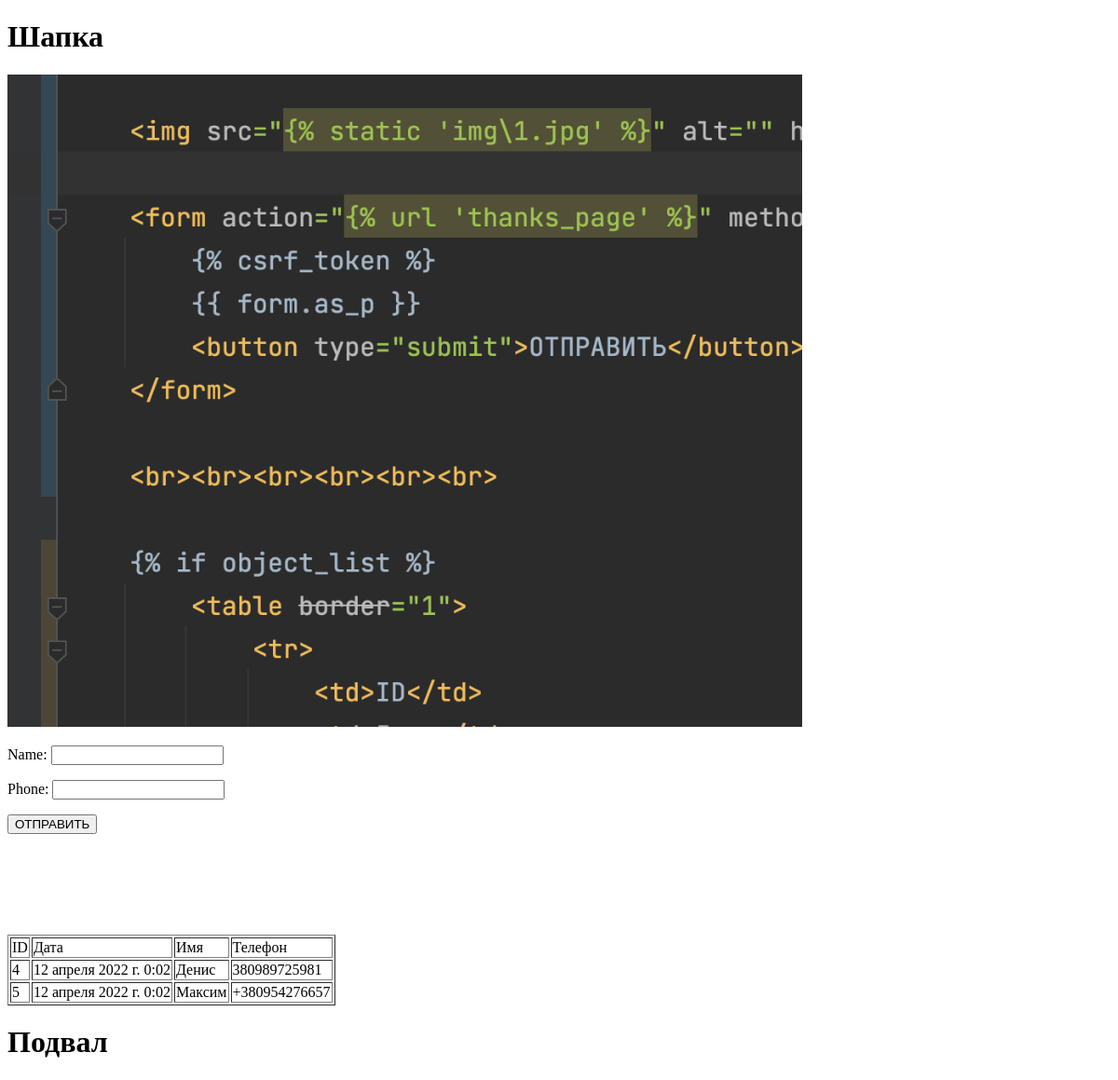
Before: / with the older database file.
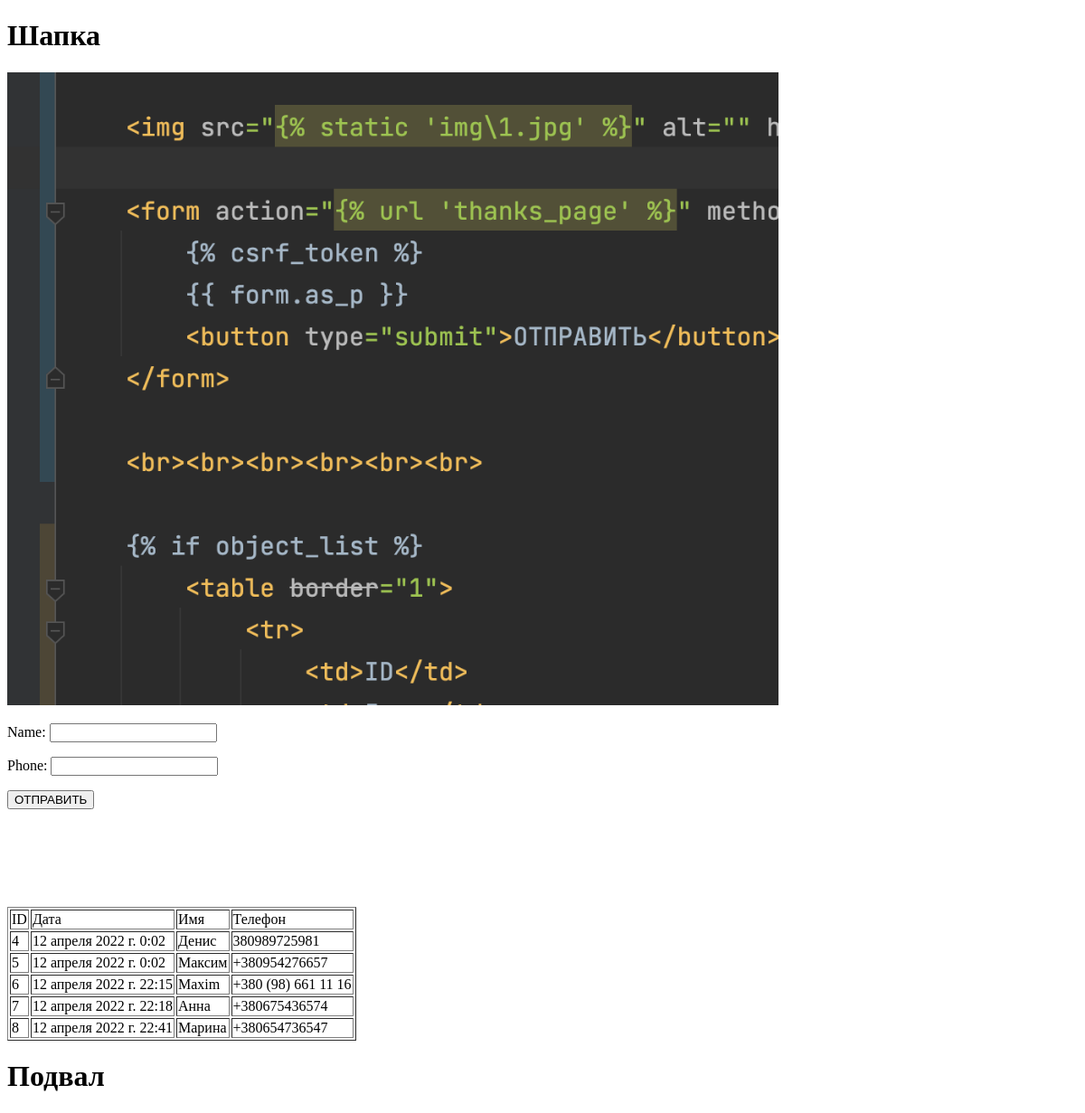
After: the same page with the newer database file.
### crm/models.py (models this page shows, shortened)
class Order(models.Model):
    order_dt = models.DateTimeField(auto_now=True)
    order_name = models.CharField(max_length=255, verbose_name="Имя")
    order_phone = models.CharField(max_length=255, verbose_name="Телефон")
    class Meta:
        verbose_name = "Заказ"
        verbose_name_plural = "Заказы"

### crm/views.py (the view)
# urls.py: path('', views.first_page),
def first_page(request):
    object_list = Order.objects.all()
    form = OrderForm()
    return render(request, 'index.html', { "object_list": object_list,
                                           'form': form})

### crm/forms.py
class OrderForm(forms.Form):
    name = forms.CharField(max_length=255, required=False)
    phone = forms.CharField(max_length=255)

### templates/index.html (shortened to what this page needs)
{% extends 'base.html' %}
{% load static %}
{% block content %}
    <img src="{% static 'img\1.png' %}" alt="" height="700">
    <form action="{% url 'thanks_page' %}" method="POST">
        {{ form.as_p }}
        <button type="submit">ОТПРАВИТЬ</button>
    </form>
    <br><br><br><br><br><br>
    {% if object_list %}
        <table border="1">
            <tr>
                <td>ID</td>
                <td>Дата</td>
                <td>Имя</td>
                <td>Телефон</td>
            </tr>
            {% for obj in object_list %}
                <tr>
                    <td>{{ obj.id }}</td>
                    <td>{{ obj.order_dt }}</td>
                    <td>{{ obj.order_name }}</td>
                    <td>{{ obj.order_phone }}</td>
                </tr>
            {% endfor %}
        </table>
        {% else %}
        <p>Данные отсутствуют</p>
    {% endif %}
{% endblock %}

### templates/base.html (shortened to what this page needs)
{% load static %}
<!DOCTYPE html>
<html lang="en">
<head>
    <link rel="stylesheet" href="{% static 'style.css' %}">
</head>
<body>
<h1>Шапка</h1>
{% block content %}
{% endblock %}
<h1>Подвал</h1>
</body>
</html>

Changed rows visible on the page:
added Order: id "6", order_dt "12 апреля 2022 г. 22:15", order_name "Maxim", order_phone "+380 (98) 661 11 16"
added Order: id "7", order_dt "12 апреля 2022 г. 22:18", order_name "Анна", order_phone "+380675436574"
added Order: id "8", order_dt "12 апреля 2022 г. 22:41", order_name "Марина", order_phone "+380654736547"
